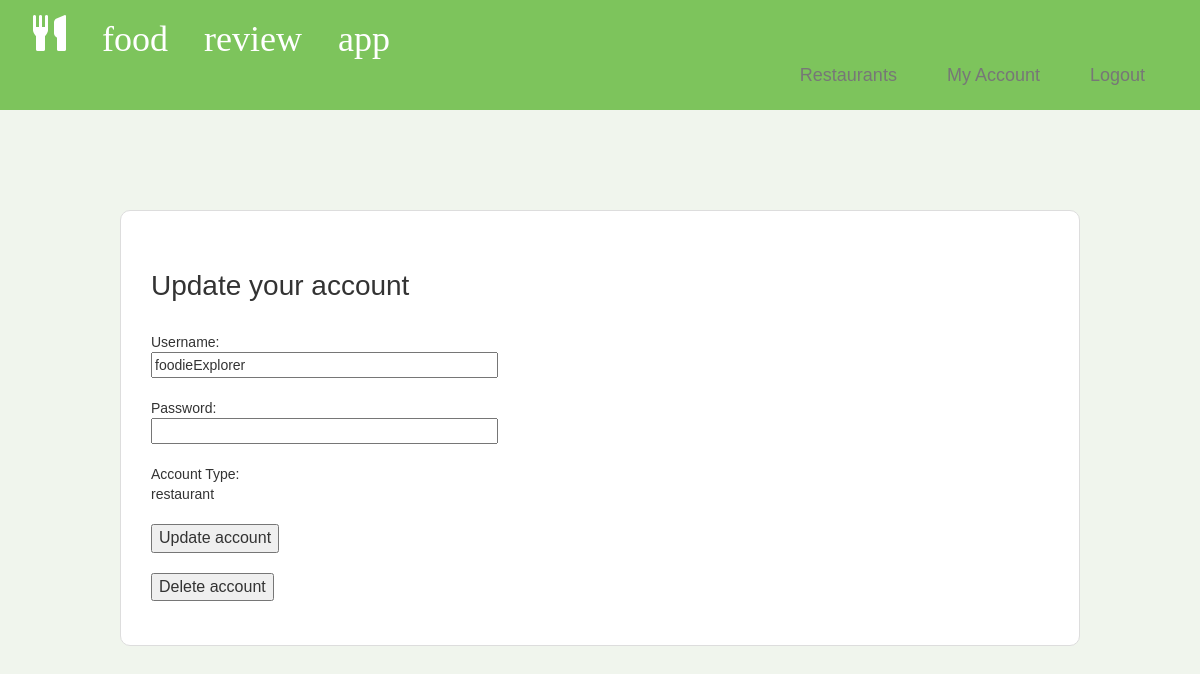
/usermanagement/update-account.php (signed in), run on an earlier commit of the app's database.
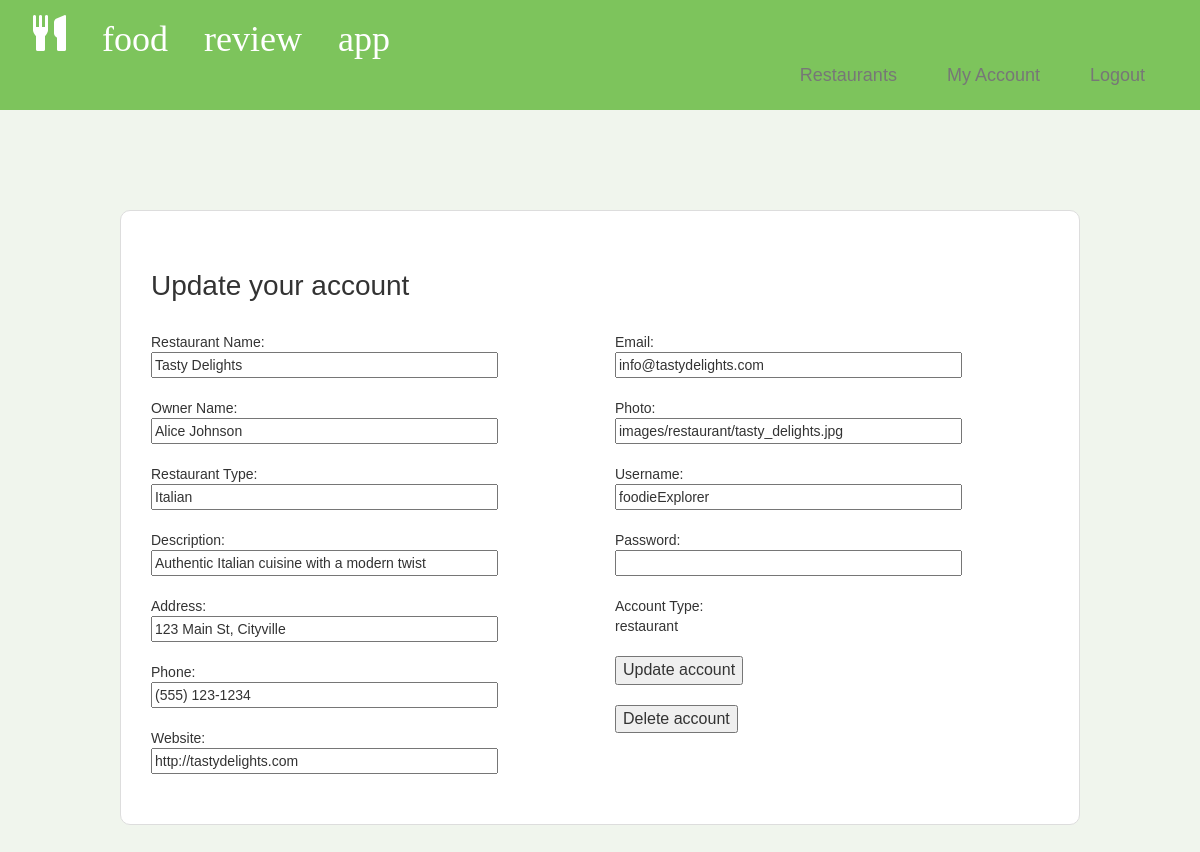
And on a later commit of the database.
### tables this page shows
CREATE TABLE `user` (
  `user_id` int(11) NOT NULL,
  `username` varchar(255) NOT NULL,
  `password` varchar(255) NOT NULL,
  `role` varchar(50) NOT NULL
);

CREATE TABLE `restaurant` (
  `restaurant_id` int(11) NOT NULL,
  `name` varchar(255) NOT NULL,
  `type` varchar(50) NOT NULL,
  `description` text,
  `address` varchar(255) NOT NULL,
  `phone` varchar(20) DEFAULT NULL,
  `website` varchar(255) DEFAULT NULL,
  `email` varchar(255) DEFAULT NULL,
  `photo` varchar(255) DEFAULT NULL,
  `user_id` int(11) DEFAULT NULL,
  `owner_name` varchar(255) DEFAULT NULL
);

### usermanagement/checksession.php (called while the page is built, shortened)
<?php
if(!isset($_SESSION['user'])){
	header("Location: ../usermanagement/account-login.php");
	exit();
}else{
	$user = $_SESSION['user'];
}
?>

### usermanagement/update-account.php (the view, shortened to what the changed rows need)
<html>
	<head>
<?php
require_once "../style/header.php";
require_once '../usermanagement/checksession.php';
$conn = new mysqli($hn, $un, $pw, $db);
$user_id = $user->user_id;
$member_query = "SELECT first_name, last_name, city, state FROM member WHERE user_id = '$user_id'";
$member_result = $conn->query($member_query);
$restaurant_query = "SELECT name, type, description, address, phone, website, email, photo, owner_name FROM restaurant WHERE user_id = '$user_id'";
$restaurant_result = $conn->query($restaurant_query);
$user_query = "SELECT username,role,user_id FROM user WHERE user_id = '$user_id'";
$user_result = $conn->query($user_query);
if ($member_result->num_rows > 0 && $user_result->num_rows > 0) {
        $member_row = $member_result->fetch_assoc();
        $user_row = $user_result->fetch_assoc();
	echo <<<_END
	<div class='container-fluid card'>
		<div class='row'>
			<div class='col-sm-12'>
				<h2 style='text-align:left'>Update your account</h2><br>
			</div>
		</div>
		<div class='row'>
			<form action='update-account.php' method='post' style='text-align:left'>
				<div class='col-sm-6'>
					First Name: <br><input type='text' name='first_name' value='$member_row[first_name]'><br><br>
					Last Name: <br><input type='text' name='last_name' value='$member_row[last_name]'><br><br>
					Username: <br><input type='text' name='username' value='$user_row[username]' required><br><br>
					Password: <br><input type='text' name='password' required><br><br>
					City: <br><input type='text' name='city' value='$member_row[city]'><br><br>
					State: <br><input type='text' name='state' value='$member_row[state]'><br><br>
				</div>
				<div class='col-sm-6'>
					Account Type: <br>$user_row[role]<br><br>
					<input type='hidden' name='update' value='yes'>
					<input type='hidden' name='user_id' value='$user_row[user_id]'>
					<input type='submit' value='Update account'><br>
				</form>
				<form action='delete-account.php' method='post' style='text-align:left'>
					<input type='hidden' name='delete' value='yes'>
					<input type='hidden' name='user_id' value='$user_row[user_id]'><br>
					<input type='submit' value='Delete account'><br>
				</form>
			</div>
		</div>
	</div>
_END;
} else if ($restaurant_result->num_rows > 0 && $user_result->num_rows > 0) {
        $restaurant_row = $restaurant_result->fetch_assoc();
        $user_row = $user_result->fetch_assoc();
	echo <<<_END
		<div class='container-fluid card'>
			<div class='row'>
				<div class='col-sm-12'>
					<h2 style='text-align:left'>Update your account</h2><br>
				</div>
			</div>
			<div class='row'>
				<form action='update-account.php' method='post' style='text-align:left'>
					<div class='col-sm-6'>
						Restaurant Name: <br><input type='text' name='name' value='$restaurant_row[name]'><br><br>
						Owner Name: <br><input type='text' name='owner_name' value='$restaurant_row[owner_name]'><br><br>
						Restaurant Type: <br><input type='text' name='type' value='$restaurant_row[type]'><br><br>
						Description: <br><input type='text' name='description' value='$restaurant_row[description]'><br><br>
						Address: <br><input type='text' name='address' value='$restaurant_row[address]'><br><br>
						Phone: <br><input type='text' name='phone' value='$restaurant_row[phone]'><br><br>
						Website: <br><input type='text' name='website' value='$restaurant_row[website]'><br><br>
					</div>
					<div class='col-sm-6'>
						Email: <br><input type='text' name='email' value='$restaurant_row[email]'><br><br>
						Photo: <br><input type='text' name='photo' value='$restaurant_row[photo]'><br><br>
						Username: <br><input type='text' name='username' value='$user_row[username]' required><br><br>
						Password: <br><input type='text' name='password' required><br><br>
						Account Type: <br>$user_row[role]
						<input type='hidden' name='update' value='yes'><br><br>
						<input type='hidden' name='user_id' value='$user_row[user_id]'>
						<input type='submit' value='Update account'>	<br><br>
				</form>
				<form action='delete-account.php' method='post' style='text-align:left'>
					<input type='hidden' name='delete' value='yes'>
					<input type='hidden' name='user_id' value='$user_row[user_id]'>
					<input type='submit' value='Delete account'><br>
				</form>
		</div>
	</div>
</div>
_END;
} else if ($user_result->num_rows > 0) {
        $user_row = $user_result->fetch_assoc();
	echo <<<_END
		<div class='container-fluid card'>
			<div class='row'>
				<div class='col-sm-12'>
					<h2 style='text-align:left'>Update your account</h2><br>
				</div>
			</div>
			<div class='row'>
				<form action='update-account.php' method='post' style='text-align:left'>
					<div class='col-sm-6'>
						Username: <br><input type='text' name='username' value='$user_row[username]' required><br><br>
						Password: <br><input type='text' name='password' required><br><br>
						Account Type: <br>$user_row[role]
						<input type='hidden' name='update' value='yes'><br><br>
						<input type='hidden' name='user_id' value='$user_row[user_id]'>
						<input type='submit' value='Update account'>	<br><br>
				</form>
				<form action='delete-account.php' method='post' style='text-align:left'>
					<input type='hidden' name='delete' value='yes'>
					<input type='hidden' name='user_id' value='$user_row[user_id]'>
					<input type='submit' value='Delete account'><br>
				</form>
		</div>
	</div>
</div>
_END;
}
?>

What changed in the data, as far as the page shows it:
now on this page (row edited): restaurant: name "Tasty Delights", owner_name "Alice Johnson", type "Italian", description "Authentic Italian cuisine with a modern twist", address "123 Main St, Cityville", phone "(555) 123-1234", website "http://tastydelights.com", email "info@tastydelights.com", photo "images/restaurant/tasty_delights.jpg"
Also different on the page:
form field value: (not shown) → "Update account"
form field value: (not shown) → "Delete account"
form field value: "Update account" → (not shown)
form field value: "Delete account" → (not shown)
text now shown: "Restaurant Name: Owner Name: Restaurant Type: Description: Address: Phone: Website: Email: Photo:"
